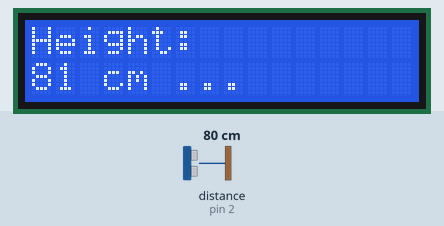
Simulated run of this sketch. Board: Arduino Nano, built with avr-gcc and run on an emulated ATmega328P. Shown: 16×2 character LCD. Inputs (shaded band) come from the test bench; at power-on: distance to the obstacle (sensor on pin 2) 80 cm. The echo pulse lasts 58.3 µs per cm; what the sketch prints to the serial monitor is not drawn.

Above: at 1.2 s.
1.3 s: distance to the obstacle (sensor on pin 2) set to 250 cm
At 2.5 s:
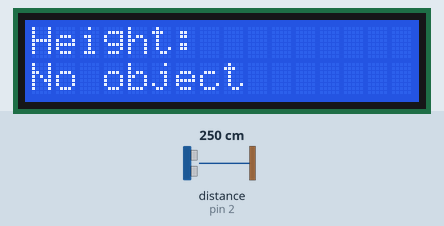
2.8 s: distance to the obstacle (sensor on pin 2) set to 203 cm
5.8 s: distance to the obstacle (sensor on pin 2) set to 197 cm
At 6.3 s:
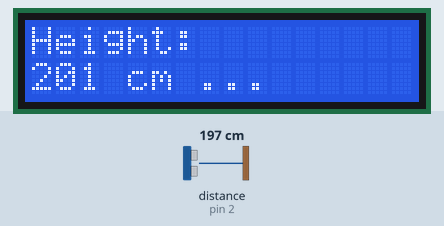
7.3 s: distance to the obstacle (sensor on pin 2) set to 299 cm
At 7.9 s:
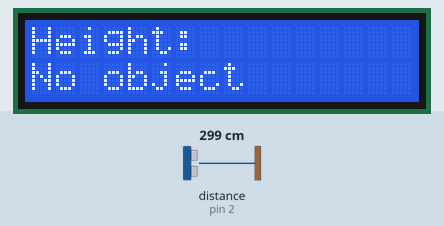
8.9 s: distance to the obstacle (sensor on pin 2) set to 2 cm
At 11.2 s:
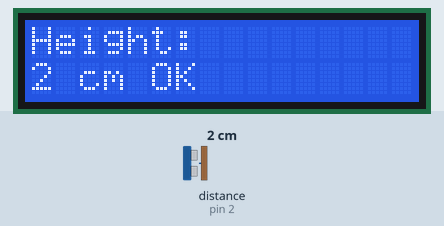
Timing chart, 0 to 12.7 s (numbered marks = the images above; inputs shaded):
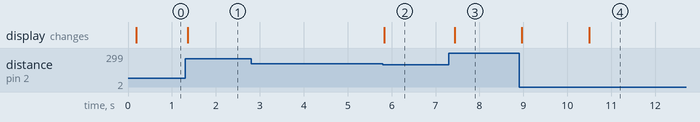

Measured:
- the behaviour switches between 201 and 200 cm on distance to the obstacle (sensor on pin 2) (found by bisection; images 1 and 2)
- after the input at 1.3 s, the display: changes after 0.06 s (image 1)
- after the input at 2.8 s, every drawn part: stays the same
- after the input at 5.8 s, the display: changes at once (image 2)
- after the input at 7.3 s, the display: changes after 0.14 s (image 3)
- after the input at 8.9 s, the display: first changes after 0.06 s (image 4 shows a later state)

The sketch:

height_meter.ino
```cpp
// ============================================
// Height Meter with Debounce - Arduino Nano
// ============================================
// Ultrasonic sensor (HC-SR04) with I2C LCD display
// Includes debounce logic for stable height readings
// ============================================

#include <Wire.h>
#include <LiquidCrystal_I2C.h>
#include <NewPing.h>

// ============================================
// CONFIGURATION - Adjust these values as needed
// ============================================

// Debounce Settings
#define DEBOUNCE_TOLERANCE_CM 2              // Readings within this range (cm) are considered equal
#define DEBOUNCE_STABILITY_DURATION_MS 3000  // How long readings must be stable (milliseconds)
#define DEBOUNCE_SAMPLE_INTERVAL_MS 100      // Time between readings (milliseconds)

// Ultrasonic Sensor Settings
#define TRIG_PIN 3
#define ECHO_PIN 2
#define HEIGHT_MAX_DISTANCE_CM 200

// I2C LCD Settings
#define LCD_I2C_ADDRESS 0x27
#define LCD_COLS 16
#define LCD_ROWS 2

// ============================================
// HeightDebouncer Class
// ============================================

class HeightDebouncer {
public:
    HeightDebouncer(int toleranceCm, unsigned long stabilityDurationMs, unsigned long sampleIntervalMs)
        : toleranceCm_(toleranceCm)
        , stabilityDurationMs_(stabilityDurationMs)
        , sampleIntervalMs_(sampleIntervalMs)
        , lastReading_(-1)
        , stableReading_(-1)
        , stabilityStartTime_(0)
        , lastSampleTime_(0)
        , isStable_(false)
        , hasReading_(false)
    {
    }

    HeightDebouncer()
        : HeightDebouncer(DEBOUNCE_TOLERANCE_CM, DEBOUNCE_STABILITY_DURATION_MS, DEBOUNCE_SAMPLE_INTERVAL_MS)
    {
    }

    void update(int currentReading, unsigned long currentTimeMs) {
        // Check if enough time has passed since last sample
        if (hasReading_ && (currentTimeMs - lastSampleTime_) < sampleIntervalMs_) {
            return; // Too soon, skip this sample
        }

        lastSampleTime_ = currentTimeMs;

        // Handle first reading
        if (!hasReading_) {
            lastReading_ = currentReading;
            stabilityStartTime_ = currentTimeMs;
            hasReading_ = true;
            isStable_ = false;
            return;
        }

        // Check if current reading is within tolerance of last reading
        if (isWithinTolerance(currentReading, lastReading_)) {
            // Reading is consistent, check if we've been stable long enough
            unsigned long stableDuration = currentTimeMs - stabilityStartTime_;

            if (stableDuration >= stabilityDurationMs_) {
                isStable_ = true;
                stableReading_ = currentReading;
            }
        } else {
            // Reading changed significantly, reset stability timer
            stabilityStartTime_ = currentTimeMs;
            isStable_ = false;
        }

        lastReading_ = currentReading;
    }

    bool isStable() const {
        return isStable_;
    }

    int getStableReading() const {
        return isStable_ ? stableReading_ : -1;
    }

    int getLastReading() const {
        return lastReading_;
    }

    void reset() {
        lastReading_ = -1;
        stableReading_ = -1;
        stabilityStartTime_ = 0;
        lastSampleTime_ = 0;
        isStable_ = false;
        hasReading_ = false;
    }

private:
    int toleranceCm_;
    unsigned long stabilityDurationMs_;
    unsigned long sampleIntervalMs_;
    int lastReading_;
    int stableReading_;
    unsigned long stabilityStartTime_;
    unsigned long lastSampleTime_;
    bool isStable_;
    bool hasReading_;

    bool isWithinTolerance(int reading1, int reading2) const {
        int diff = reading1 - reading2;
        if (diff < 0) diff = -diff;  // Arduino-compatible abs
        return diff <= toleranceCm_;
    }
};

// ============================================
// Global Objects
// ============================================

LiquidCrystal_I2C lcd(LCD_I2C_ADDRESS, LCD_COLS, LCD_ROWS);
NewPing sonar(TRIG_PIN, ECHO_PIN, HEIGHT_MAX_DISTANCE_CM);
HeightDebouncer debouncer;

// ============================================
// Setup
// ============================================

void setup() {
    Serial.begin(115200);

    // Initialize LCD (Arduino Nano uses default I2C pins A4/A5)
    lcd.init();
    lcd.backlight();
    lcd.clear();
    lcd.setCursor(0, 0);
    lcd.print("Height:");
}

// ============================================
// Main Loop
// ============================================

void loop() {
    delay(DEBOUNCE_SAMPLE_INTERVAL_MS);
    int distance = sonar.ping_cm();
    unsigned long currentTime = millis();

    debouncer.update(distance, currentTime);

    lcd.setCursor(0, 1);

    if (distance == 0) {
        lcd.print("No object       ");
    } else {
        // Show raw reading
        lcd.print(distance);
        lcd.print(" cm ");

        // Indicate stability status
        if (debouncer.isStable()) {
            lcd.print("OK  ");
        } else {
            lcd.print("... ");
        }
    }

    // Serial output with stability info
    Serial.print("Raw: ");
    Serial.print(distance);
    Serial.print(" cm | Stable: ");
    if (debouncer.isStable()) {
        Serial.print("YES (");
        Serial.print(debouncer.getStableReading());
        Serial.println(" cm)");
    } else {
        Serial.println("NO");
    }
}
```

height_debouncer.h
```cpp
#ifndef HEIGHT_DEBOUNCER_H
#define HEIGHT_DEBOUNCER_H

#include <cstdint>

/**
 * HeightDebouncer - Stabilizes height readings from ultrasonic sensor
 *
 * Ensures that height measurements are stable within a configurable tolerance
 * for a configurable duration before reporting them as valid stable readings.
 */
class HeightDebouncer {
public:
    /**
     * Constructor with configurable parameters
     * @param toleranceCm - readings within this range are considered equal
     * @param stabilityDurationMs - how long readings must be stable
     * @param sampleIntervalMs - minimum time between samples
     */
    HeightDebouncer(int toleranceCm, unsigned long stabilityDurationMs, unsigned long sampleIntervalMs);

    /**
     * Default constructor using config.h values
     */
    HeightDebouncer();

    /**
     * Update with a new reading
     * @param currentReading - the new height reading in cm
     * @param currentTimeMs - current timestamp in milliseconds
     */
    void update(int currentReading, unsigned long currentTimeMs);

    /**
     * Check if the reading has stabilized
     * @return true if readings have been stable for the required duration
     */
    bool isStable() const;

    /**
     * Get the current stable reading
     * @return the stable height value, or -1 if not yet stable
     */
    int getStableReading() const;

    /**
     * Get the last raw reading
     * @return the most recent reading regardless of stability
     */
    int getLastReading() const;

    /**
     * Get how long the current reading has been stable (in ms)
     * @return duration in milliseconds
     */
    unsigned long getStableDuration() const;

    /**
     * Reset the debouncer state
     */
    void reset();

    // Getters for configuration
    int getToleranceCm() const { return toleranceCm_; }
    unsigned long getStabilityDurationMs() const { return stabilityDurationMs_; }
    unsigned long getSampleIntervalMs() const { return sampleIntervalMs_; }

private:
    // Configuration
    int toleranceCm_;
    unsigned long stabilityDurationMs_;
    unsigned long sampleIntervalMs_;

    // State
    int lastReading_;
    int stableReading_;
    unsigned long stabilityStartTime_;
    unsigned long lastSampleTime_;
    bool isStable_;
    bool hasReading_;

    /**
     * Check if two readings are within tolerance
     */
    bool isWithinTolerance(int reading1, int reading2) const;
};

#endif // HEIGHT_DEBOUNCER_H
```

height_debouncer.cpp
```cpp
#include "height_debouncer.h"
#include "config.h"
#include <cstdlib>

HeightDebouncer::HeightDebouncer(int toleranceCm, unsigned long stabilityDurationMs, unsigned long sampleIntervalMs)
    : toleranceCm_(toleranceCm)
    , stabilityDurationMs_(stabilityDurationMs)
    , sampleIntervalMs_(sampleIntervalMs)
    , lastReading_(-1)
    , stableReading_(-1)
    , stabilityStartTime_(0)
    , lastSampleTime_(0)
    , isStable_(false)
    , hasReading_(false)
{
}

HeightDebouncer::HeightDebouncer()
    : HeightDebouncer(DEBOUNCE_TOLERANCE_CM, DEBOUNCE_STABILITY_DURATION_MS, DEBOUNCE_SAMPLE_INTERVAL_MS)
{
}

void HeightDebouncer::update(int currentReading, unsigned long currentTimeMs) {
    // Check if enough time has passed since last sample
    if (hasReading_ && (currentTimeMs - lastSampleTime_) < sampleIntervalMs_) {
        return; // Too soon, skip this sample
    }

    lastSampleTime_ = currentTimeMs;

    // Handle first reading
    if (!hasReading_) {
        lastReading_ = currentReading;
        stabilityStartTime_ = currentTimeMs;
        hasReading_ = true;
        isStable_ = false;
        return;
    }

    // Check if current reading is within tolerance of last reading
    if (isWithinTolerance(currentReading, lastReading_)) {
        // Reading is consistent, check if we've been stable long enough
        unsigned long stableDuration = currentTimeMs - stabilityStartTime_;

        if (stableDuration >= stabilityDurationMs_) {
            isStable_ = true;
            stableReading_ = currentReading;
        }
    } else {
        // Reading changed significantly, reset stability timer
        stabilityStartTime_ = currentTimeMs;
        isStable_ = false;
    }

    lastReading_ = currentReading;
}

bool HeightDebouncer::isStable() const {
    return isStable_;
}

int HeightDebouncer::getStableReading() const {
    return isStable_ ? stableReading_ : -1;
}

int HeightDebouncer::getLastReading() const {
    return lastReading_;
}

unsigned long HeightDebouncer::getStableDuration() const {
    if (!hasReading_) {
        return 0;
    }
    // This would need current time passed in for accurate calculation
    // For now, return 0 if not stable, or stabilityDurationMs_ if stable
    return isStable_ ? stabilityDurationMs_ : 0;
}

void HeightDebouncer::reset() {
    lastReading_ = -1;
    stableReading_ = -1;
    stabilityStartTime_ = 0;
    lastSampleTime_ = 0;
    isStable_ = false;
    hasReading_ = false;
}

bool HeightDebouncer::isWithinTolerance(int reading1, int reading2) const {
    return std::abs(reading1 - reading2) <= toleranceCm_;
}
```

height_meter.cpp
```cpp
#include <Wire.h>
#include <LiquidCrystal_I2C.h>
#include <NewPing.h>
#include "config.h"
#include "height_debouncer.h"

LiquidCrystal_I2C lcd(LCD_I2C_ADDRESS, LCD_COLS, LCD_ROWS);
NewPing sonar(TRIG_PIN, ECHO_PIN, HEIGHT_MAX_DISTANCE_CM);
HeightDebouncer debouncer;

void setup() {
  Serial.begin(115200);
  lcd.init();
  lcd.backlight();
  lcd.clear();
  lcd.setCursor(0, 0);
  lcd.print("Height:");
}

void loop() {
  delay(DEBOUNCE_SAMPLE_INTERVAL_MS);
  int distance = sonar.ping_cm();
  unsigned long currentTime = millis();

  debouncer.update(distance, currentTime);

  lcd.setCursor(0, 1);

  if (distance == 0) {
    lcd.print("No object       ");
  } else {
    // Show raw reading
    lcd.print(distance);
    lcd.print(" cm ");

    // Indicate stability status
    if (debouncer.isStable()) {
      lcd.print("OK  ");
    } else {
      lcd.print("... ");
    }
  }

  // Serial output with stability info
  Serial.print("Raw: ");
  Serial.print(distance);
  Serial.print(" cm | Stable: ");
  if (debouncer.isStable()) {
    Serial.print("YES (");
    Serial.print(debouncer.getStableReading());
    Serial.println(" cm)");
  } else {
    Serial.println("NO");
  }
}
```

config.h
```cpp
#ifndef CONFIG_H
#define CONFIG_H

// ============================================
// Height Meter Debounce Configuration
// ============================================

// Tolerance: readings within this range (in cm) are considered equal
#define DEBOUNCE_TOLERANCE_CM 2

// Stability duration: how long readings must be stable (in milliseconds)
#define DEBOUNCE_STABILITY_DURATION_MS 3000

// Sample interval: time between readings for stability check (in milliseconds)
#define DEBOUNCE_SAMPLE_INTERVAL_MS 100

// Maximum distance for ultrasonic sensor (in cm)
#define HEIGHT_MAX_DISTANCE_CM 200

// ============================================
// Hardware Pin Configuration
// ============================================

// Ultrasonic sensor pins
#define TRIG_PIN 3
#define ECHO_PIN 2

// I2C LCD address
#define LCD_I2C_ADDRESS 0x27
#define LCD_COLS 16
#define LCD_ROWS 2

// ============================================
// Pulse Oximeter Configuration
// ============================================

#define SCREEN_WIDTH 128
#define SCREEN_HEIGHT 64
#define OLED_RESET -1
#define REPORTING_PERIOD_MS 1000

// I2C pins for ESP8266/ESP32
#define I2C_SDA_PIN 4
#define I2C_SCL_PIN 5

// OLED I2C address
#define OLED_I2C_ADDRESS 0x3C

#endif // CONFIG_H
```
